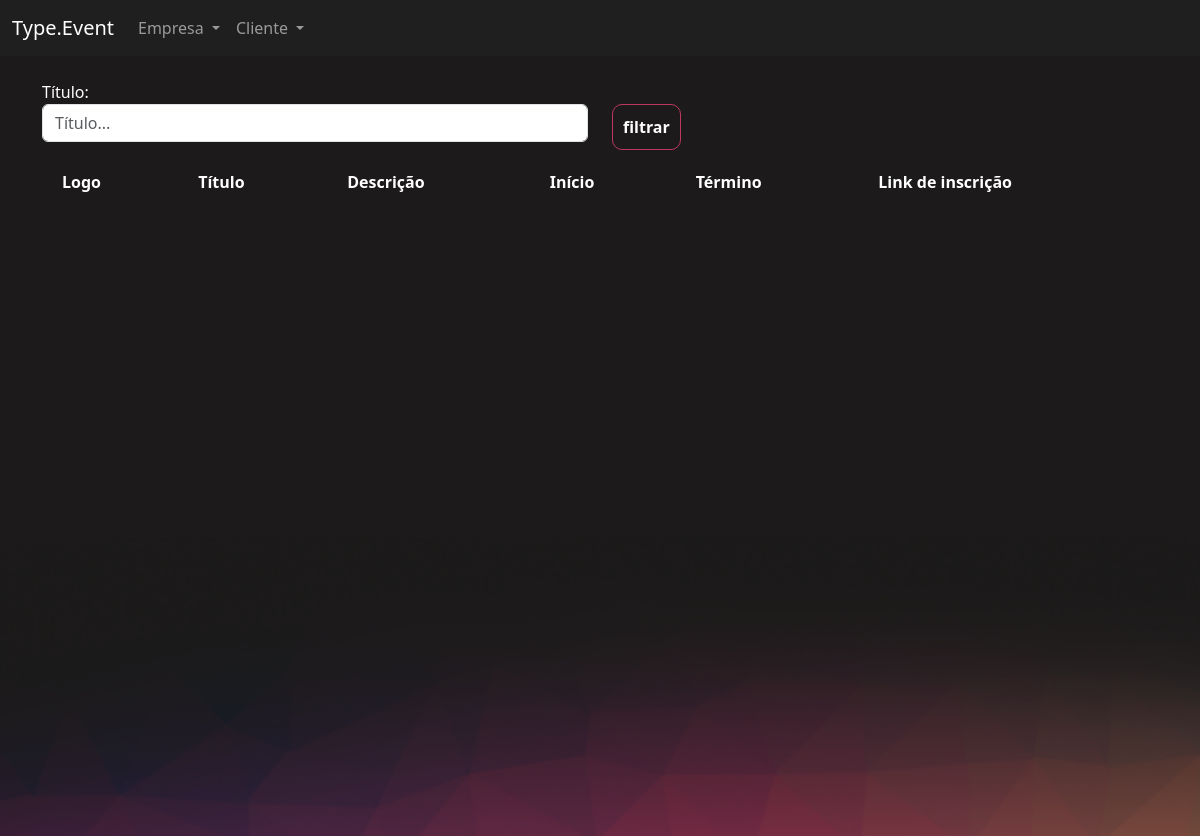
/eventos/gerenciar_evento/ (signed in), run on an earlier commit of the app's database.
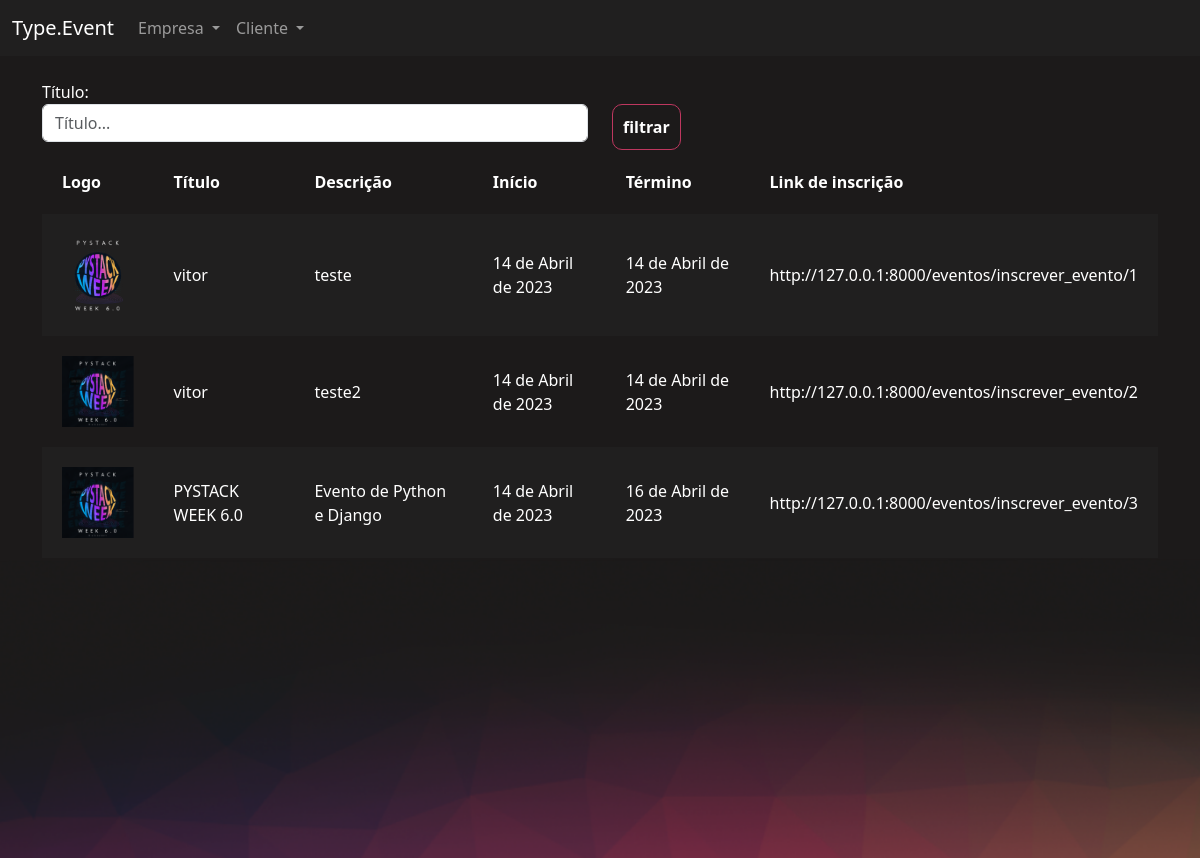
And on a later commit of the database.
### eventos/models.py (models this page shows, shortened)
class Evento(models.Model):
    criador = models.ForeignKey(User, on_delete=models.DO_NOTHING)
    nome = models.CharField(max_length=200)
    descricao = models.TextField()
    data_inicio = models.DateField()
    data_termino = models.DateField()
    carga_horaria = models.IntegerField()
    logo = models.FileField(upload_to="logos")
    partcipantes = models.ManyToManyField(User, related_name="evento_participante", null=True, blank=True)
    cor_principal = models.CharField(max_length=7)
    cor_secundaria = models.CharField(max_length=7)
    cor_fundo = models.CharField(max_length=7)

### eventos/views.py (the view)
# urls.py: path('gerenciar_evento/', views.gerenciar_evento, name="gerenciar_evento"),
@login_required
def gerenciar_evento(request):
    if request.method == "GET":
        nome = request.GET.get('nome')
        eventos = Evento.objects.filter(criador = request.user)
        if nome:
            eventos = eventos.filter(nome__contains = nome)
        return render(request, 'gerenciar_evento.html', {'eventos':eventos})

### eventos/templates/gerenciar_evento.html (shortened to what this page needs)
{% extends "bases/base_evento.html" %}
{% load static %}
{% block 'importacoes' %}
    <link href="{% static 'evento/css/gerenciar_evento.css' %}" rel="stylesheet">
{% endblock %}
{% block 'conteudo' %}
    <div class="container">
        <br>
        <div class="row">
            <div class="col-md">
                <form action="{% url 'gerenciar_evento'%}" method="GET">
                <label>Título:</label>
                <input type="text" placeholder="Título..." class="form-control" name="nome">
            </div>
            <div class="col-md">
                <br>
                <input type="submit" class="btn-principal" value="filtrar">
            </div>
        </div>
        <table>
            <tr>
                <th>Logo</th>
                <th>Título</th>
                <th>Descrição</th>
                <th>Início</th>
                <th>Término</th>
                <th>Link de inscrição</th>
            </tr>
            {% for evento in eventos %}
                <tr class="{% cycle 'linha' 'linha2' %}">
                    <td width="10%"><a href="#"><img width="100%" src="/media/{{evento.logo}}"></a></td>
                    <td>{{evento.nome}}</td>
                    <td>{{evento.descricao}}</td>
                    <td>{{evento.data_inicio}}</td>
                    <td>{{evento.data_termino}}</td>
                    <td>http://127.0.0.1:8000/eventos/inscrever_evento/{{evento.id}}</td>
                </tr>
            {% endfor %}
        </table>
    </div>
{% endblock %}

### templates/bases/base_evento.html (shortened to what this page needs)
{% extends 'bases/base.html' %}
{% load static %}
{% block 'head' %}
    {% block 'importacoes' %}{% endblock %}
    <link href="{% static 'evento/css/evento.css' %}" rel="stylesheet">
    <link href="{% static 'usuarios/css/usuarios.css' %}" rel="stylesheet">
{% endblock %}
{% block 'body' %}
    <nav class="navbar navbar-expand-lg bg-body-tertiary navbar-color" data-bs-theme="dark">
        <div class="container-fluid">
            <a class="navbar-brand" href="#">Type.Event</a>
            <div class="collapse navbar-collapse" id="navbarNavDropdown">
            <ul class="navbar-nav">
                <li class="nav-item dropdown">
                    <a class="nav-link dropdown-toggle" href="#" role="button" data-bs-toggle="dropdown" aria-expanded="false">
                        Empresa
                    </a>
                </li>
                <li class="nav-item dropdown">
                    <a class="nav-link dropdown-toggle" href="#" role="button" data-bs-toggle="dropdown" aria-expanded="false">
                        Cliente
                    </a>
                </li>
            </ul>
            </div>
        </div>
    </nav>
    <div style="min-height: 60vh">
        {% block 'conteudo' %}
        {% endblock %}
    </div>
    <div class="fundo-pagina">
    </div>
{% endblock %}

### templates/bases/base.html (shortened to what this page needs)
{% load static %}
<!doctype html>
<html lang="en">
  <head>
    <link href="{% static 'geral/css/base.css' %}" rel="stylesheet">
    <link href="https://cdn.jsdelivr.net/npm/bootstrap@5.3.0-alpha1/dist/css/bootstrap.min.css" rel="stylesheet">
    {% block 'head' %}{% endblock %}
  </head>
  <body>
    {% block 'body' %}{% endblock %}
  </body>
</html>

### templates/static/geral/css/base.css (style rules this page uses)
body { color: white !important; }
:root { --main-color: #201F1F; --dark-color: #1C1A1A; --contrast-color: #BE375F; --differential-color: #ED8554; }

### templates/static/evento/css/gerenciar_evento.css (style rules this page uses)
table { width: 100%; padding: 20px; }
.linha { height: 40px; background-color: var(--main-color); padding: 20px; }
td, th { padding: 20px; }

### templates/static/evento/css/evento.css (style rules this page uses)
.navbar-color { background-color: #201F1F !important; }
body { background-color: #1C1A1A; }
.fundo-pagina { background-image: url('/static/evento/img/fundo_pagina.png'); height: 300px; background-size: cover; }

### templates/static/usuarios/css/usuarios.css (style rules this page uses)
.btn-principal { background-color: transparent; border: 1px solid var(--contrast-color); color: white; padding: 10px; border-radius: 10px; font-weight: bold; }

What changed in the data, as far as the page shows it:
added Evento: logo (picture), nome "vitor", descricao "teste", data_inicio "14 de Abril de 2023", data_termino "14 de Abril de 2023", id "1"
added Evento: logo (picture), nome "vitor", descricao "teste2", data_inicio "14 de Abril de 2023", data_termino "14 de Abril de 2023", id "2"
added Evento: logo (picture), nome "PYSTACK WEEK 6.0", descricao "Evento de Python e Django", data_inicio "14 de Abril de 2023", data_termino "16 de Abril de 2023", id "3"
